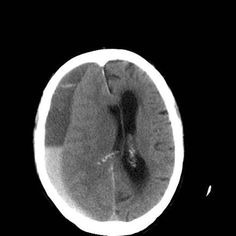
#> input picture brain_tumor_dataset(Large)/no/image(1).jpg, 236 x 236 px, found by its file name
$ jupyter execute --allow-errors Large_Datasets_VGG-16.ipynb   (shell and % lines are left out)
#> lines starting #> are read from the running program, lines starting #| are printed output that depends on the picture; after the words box and inside, x2 and y2 are one past the last pixel; in counts of white or black regions, pixels touching at a corner belong together
<a href="https://colab.research.google.com/github/Caroline-511/Brain_tumor_detection_using_Machine-learning_and_Image-processing-/blob/main/Large_Datasets_VGG-16.ipynb" target="_parent"></a>

[cell 1]
from IPython.display import clear_output
clear_output()

[cell 2]
import numpy as np
from tqdm import tqdm
import cv2
import os
import shutil
import itertools
import imutils
import matplotlib.pyplot as plt
from sklearn.preprocessing import LabelBinarizer
from sklearn.model_selection import train_test_split
from sklearn.metrics import accuracy_score, confusion_matrix

import plotly.graph_objs as go
from plotly.offline import init_notebook_mode, iplot
from plotly import tools

from keras.preprocessing.image import ImageDataGenerator
from keras.applications.vgg16 import VGG16, preprocess_input
from keras import layers
from keras.models import Model, Sequential
from keras.optimizers import Adam, RMSprop
from keras.callbacks import EarlyStopping

import tensorflow as tf
from tensorflow.keras.layers import Conv2D, Input, ZeroPadding2D, BatchNormalization, Activation, MaxPooling2D, Flatten, Dense
from tensorflow.keras.models import Model, load_model
from tensorflow.keras.callbacks import TensorBoard, ModelCheckpoint
from sklearn.model_selection import train_test_split
from sklearn.metrics import f1_score
from sklearn.utils import shuffle
import cv2
import imutils
import numpy as np
import matplotlib.pyplot as plt
import time
from os import listdir


init_notebook_mode(connected=True)
RANDOM_SEED = 123

[cell 3]
from google.colab import drive
drive.mount('/content/drive')

[cell 4]
clear_output()
# create new folders

[cell 5]
IMG_PATH = '/content/drive/MyDrive/new_datasets'
# split the data by train/val/test
#> (the rest of this cell did not finish here and is left out)

[cell 6]
def load_data(dir_path, img_size=(100,100)):
    """
    Load resized images as np.arrays to workspace
    """
    X = []
    y = []
    i = 0
    labels = dict()
    for path in tqdm(sorted(os.listdir(dir_path))):
        if not path.startswith('.'):
            labels[i] = path
            for file in os.listdir(dir_path + path):
                if not file.startswith('.'):
                    img = cv2.imread(dir_path + path + '/' + file)
                    X.append(img)
                    y.append(i)
            i += 1
    X = np.array(X)
    y = np.array(y)
    print(f'{len(X)} images loaded from {dir_path} directory.')
    return X, y, labels


# [28 lines left out: function plot_confusion_matrix, not called in this run]

[cell 7]
TRAIN_DIR = 'TRAIN/'
TEST_DIR = 'TEST/'
VAL_DIR = 'VAL/'
IMG_SIZE = (224,224)

# use predefined function to load the image data into workspace
#> (the rest of this cell did not finish here and is left out)

[cell 8]
from matplotlib import pyplot
from tensorflow.keras.datasets import cifar10
import matplotlib.pyplot as plt
import numpy as np
from sklearn.model_selection import train_test_split


import tensorflow as tf
from tensorflow.keras.layers import Conv2D, Input, ZeroPadding2D, BatchNormalization, Activation, MaxPooling2D, Flatten, Dense
from tensorflow.keras.models import Model, load_model
from tensorflow.keras.callbacks import TensorBoard, ModelCheckpoint
from sklearn.model_selection import train_test_split
from sklearn.metrics import f1_score
from sklearn.utils import shuffle
import cv2
import imutils
import numpy as np
import matplotlib.pyplot as plt
import time
from os import listdir


y = dict()
y[0] = []
y[1] = []
#> (the rest of this cell did not finish here and is left out)

[cell 9]
RATIO_LIST = []
#> (the rest of this cell did not finish here and is left out)

[cell 10]
# [31 lines left out: function crop_imgs, not called in this run]

[cell 11]
img = cv2.imread('/content/drive/MyDrive/new_datasets/yes/image(1).jpg')
#> img is the input picture: shape (236, 236, 3); min 0, max 255, mean 56.7
img = cv2.resize(
            img,
            dsize=IMG_SIZE,
            interpolation=cv2.INTER_CUBIC
        )
#> img: shape (224, 224, 3)
gray = cv2.cvtColor(img, cv2.COLOR_RGB2GRAY)
gray = cv2.GaussianBlur(gray, (5, 5), 0)
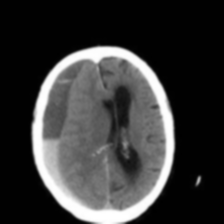
#> gray: shape (224, 224); min 0, max 255, mean 56.7

# threshold the image, then perform a series of erosions +
# dilations to remove any small regions of noise
thresh = cv2.threshold(gray, 45, 255, cv2.THRESH_BINARY)[1]
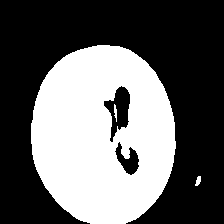
#> thresh: shape (224, 224); 39.2% white; 3 white regions, box (x1, y1, x2, y2) and area: (31, 45, 176, 224) 19580, (195, 176, 201, 186) 40, (114, 104, 117, 122) 36
thresh = cv2.erode(thresh, None, iterations=2)
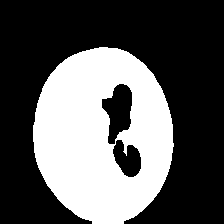
#> thresh: shape (224, 224); 35.3% white; 1 white region, box (x1, y1, x2, y2) and area: (33, 47, 174, 224) 17690
thresh = cv2.dilate(thresh, None, iterations=2)
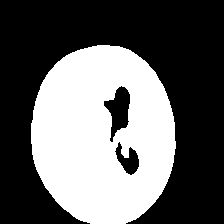
#> thresh: shape (224, 224); 39% white; 1 white region

# find contours in thresholded image, then grab the largest one
cnts = cv2.findContours(thresh.copy(), cv2.RETR_EXTERNAL, cv2.CHAIN_APPROX_SIMPLE)
#> cnts = 1 contour; box (x1, y1, x2, y2) and area: (31, 45, 176, 224) 20486
cnts = imutils.grab_contours(cnts)
c = max(cnts, key=cv2.contourArea)
#> c = contour of 214 points, box (x1, y1, x2, y2) (31, 45, 176, 224), area 20486

# find the extreme points
extLeft = tuple(c[c[:, :, 0].argmin()][0])
#> extLeft = (31, 123)
extRight = tuple(c[c[:, :, 0].argmax()][0])
#> extRight = (175, 148)
extTop = tuple(c[c[:, :, 1].argmin()][0])
#> extTop = (97, 45)
extBot = tuple(c[c[:, :, 1].argmax()][0])
#> extBot = (90, 223)

# add contour on the image
img_cnt = cv2.drawContours(img.copy(), [c], -1, (0, 255, 255), 4)
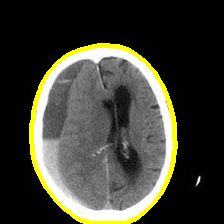
#> img_cnt: shape (224, 224, 3); mean B, G, R 52.3, 63.8, 63.8

# add extreme points
img_pnt = cv2.circle(img_cnt.copy(), extLeft, 8, (0, 0, 255), -1)
img_pnt = cv2.circle(img_pnt, extRight, 8, (0, 255, 0), -1)
img_pnt = cv2.circle(img_pnt, extTop, 8, (255, 0, 0), -1)
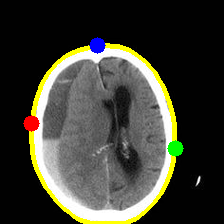
#> img_pnt: shape (224, 224, 3); mean B, G, R 52.6, 62.8, 62.8
img_pnt = cv2.circle(img_pnt, extBot, 8, (255, 255, 0), -1)
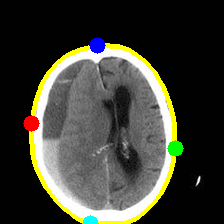
#> img_pnt: shape (224, 224, 3); 0.21% of pixels changed, all inside (x1, y1, x2, y2) = (82, 215, 99, 224)

# crop
ADD_PIXELS = 0
new_img = img[extTop[1]-ADD_PIXELS:extBot[1]+ADD_PIXELS, extLeft[0]-ADD_PIXELS:extRight[0]+ADD_PIXELS].copy()
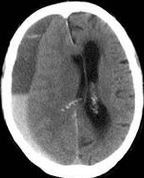
#> new_img: shape (178, 144, 3); min 0, max 255, mean 109.5

[cell 12]
plt.figure(figsize=(15,6))
#> (this line was passed over: IPython is not available in this run)
plt.subplot(141)
#> (this line was passed over: IPython is not available in this run)
plt.imshow(img)
#> (this line was passed over: IPython is not available in this run)
plt.xticks([])
#> (this line was passed over: IPython is not available in this run)
plt.yticks([])
#> (this line was passed over: IPython is not available in this run)
plt.title('Step 1. Get the original image')
#> (this line was passed over: IPython is not available in this run)
plt.subplot(142)
#> (this line was passed over: IPython is not available in this run)

$ run again, with brain_tumor_dataset(Large)/no/image(100).jpg copied over brain_tumor_dataset(Large)/no/image(1).jpg
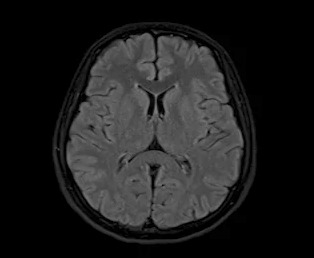
#> input picture brain_tumor_dataset(Large)/no/image(100).jpg, 314 x 258 px, found by its file name
#> img is the input picture: shape (258, 314, 3); min 0, max 133, mean 29.2
#> img: shape (224, 224, 3)
#> `thresh = cv2.dilate(thresh, None, iterations=2)`:
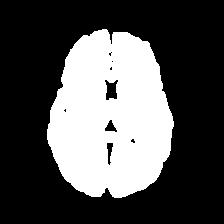
#> thresh: shape (224, 224); 32% white; 1 white region
#> cnts = 1 contour; box (x1, y1, x2, y2) and area: (47, 29, 174, 198) 16153
#> c = contour of 249 points, box (x1, y1, x2, y2) (47, 29, 174, 198), area 16153
#> extLeft = (47, 129)
#> extRight = (173, 126)
#> extTop = (102, 29)
#> extBot = (114, 197)
#> `new_img = img[extTop[1]-ADD_PIXELS:extBot[1]+ADD_PIXELS, extLeft[0]-AD..`:
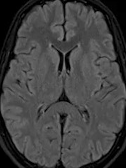
#> new_img: shape (168, 126, 3); min 0, max 130, mean 66.3

$ run again, with brain_tumor_dataset(Large)/no/image(101).jpg copied over brain_tumor_dataset(Large)/no/image(1).jpg
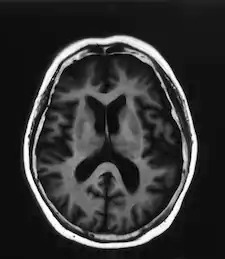
#> input picture brain_tumor_dataset(Large)/no/image(101).jpg, 225 x 259 px, found by its file name
#> img is the input picture: shape (259, 225, 3); min 0, max 255, mean 50.5
#> img: shape (224, 224, 3)
#> `thresh = cv2.dilate(thresh, None, iterations=2)`:
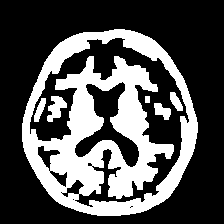
#> thresh: shape (224, 224); 32.2% white; 6 white regions
#> cnts = 1 contour; box (x1, y1, x2, y2) and area: (22, 29, 198, 216) 25564
#> c = contour of 284 points, box (x1, y1, x2, y2) (22, 29, 198, 216), area 25564
#> extLeft = (22, 123)
#> extRight = (197, 132)
#> extTop = (114, 29)
#> extBot = (97, 215)
#> `new_img = img[extTop[1]-ADD_PIXELS:extBot[1]+ADD_PIXELS, extLeft[0]-AD..`:
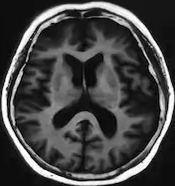
#> new_img: shape (186, 175, 3); min 0, max 255, mean 68.7
